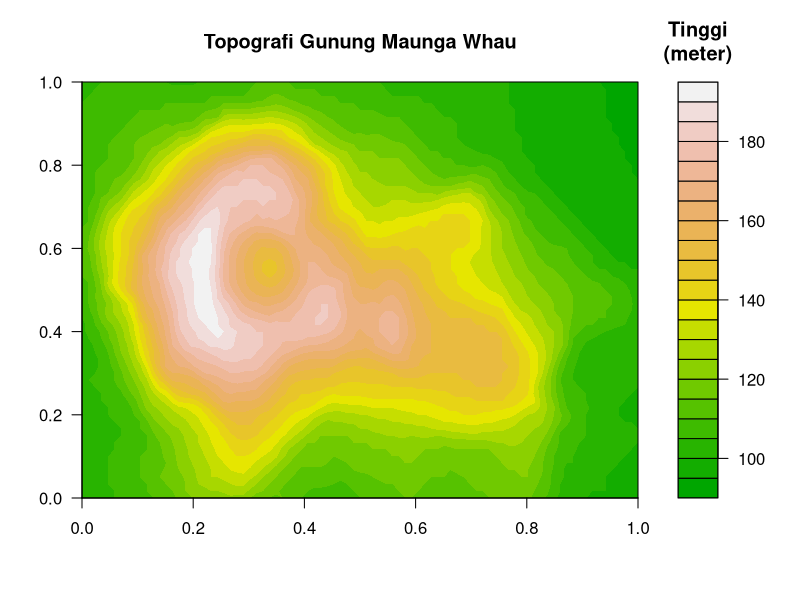
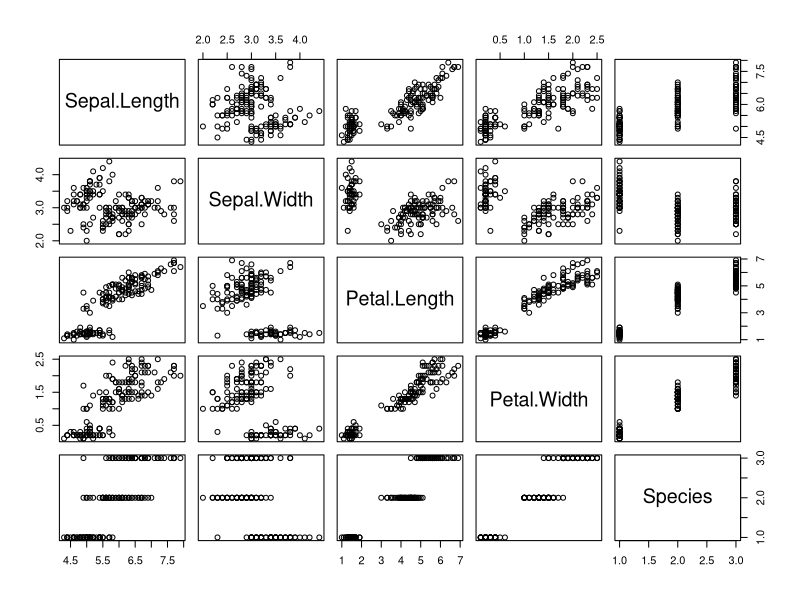

Reproduce these figures in R, in order.
## ---- chunk 1
knitr::opts_chunk$set(echo = TRUE)
## ---- chunk 2
head(mtcars) # melihat 6 baris pertama dari data mtcars, mtcars adalah data bawaan yang tersedia di R
## ---- chunk 3
filled.contour(volcano,
               color.palette = terrain.colors, 
               plot.title = title("Topografi Gunung Maunga Whau"), 
               key.title = title("Tinggi\n(meter)"))
## ---- chunk 4
c(1, 2, 3, 4)
c("r", "academy", "telkom", "university")
list(15, "r", "TRUE", 24L)

huruf_vokal <- c("a", "i", "u", "e", "o") # objek data tersimpan dengan nama 'huruf_vokal', namun tidak tercetak pada konsol
huruf_vokal # mencetak objek data dengan nama 'huruf_vokal' pada konsol
## ---- chunk 5
c(huruf_vokal)

beragam <- c(2.7, "berbeda", TRUE, 4L) # 2.7 bertipe double, "berbeda" bertipe character, TRUE bertipe logical, 4L bertipe integer
typeof(c) # cek tipe dari objek data dengan nama 'beragam'
## ---- chunk 6
iris # mencetak data di konsol
dim(iris) # memberikan dimensi dari data. Angka pertama merupakan jumlah baris dan angka kedua adalah jumlah kolom
str(iris) # mencetak struktur dari data (jumlah baris, jumlah kolom, nama kolom, jenis data pada kolom)
colnames(iris) # mencetak nama dari setiap kolom
head(iris) # mencetak 6 baris pertama pada data
head(iris, 10) # mencetak 10 baris pertama pada data
tail(iris) # mencetak 6 baris terakhir pada data
tail(iris, 10) # mencetak 10 baris terakhir pada data
summary(iris) # mencetak rangkuman data
iris[1, ] # subset data pada baris 1
iris[c(1, 6, 12),] # subset data pada baris 1, 6, dan 12
iris[ ,2] # subset atau ekstrak data pada kolom 2
iris[2,2] # ekstrak nilai pada baris 2 dan kolom 2
iris$Sepal.Length # ekstrak data pada kolom 'Sepal.Length'
class(iris$Species) # mengetahui jenis data dari suatu vektor
length(iris$Petal.Width) # mengetahui jumlah data pada suatu vektor
levels(iris$Species) # mengetahui level dari kolom berjenis faktor
length(levels(iris$Species)) # mengetahui jumlah level dari kolom berjenis faktor
unique(iris$Species) # mengetahui nilai unik dari kolom berjenis karakter atau faktor
length(unique(iris$Species)) # mengetahui jumlah nilai unik dari kolom berjenis karakter atau faktor
mean(iris$Sepal.Length) # menghitung rerata
sd(iris$Sepal.Length) # menghitung standar deviasi
median(iris$Sepal.Width) # menghitung median
sum(iris$Petal.Length) # menghitung jumlah total
plot(iris) # membuat plot
cor(iris[, -5]) # membuat matriks korelasi pada semua kolom berjenis numerik
write.csv(iris, file = "iris.csv", row.names = FALSE) # menyimpan iris menjadi berkas csv 
